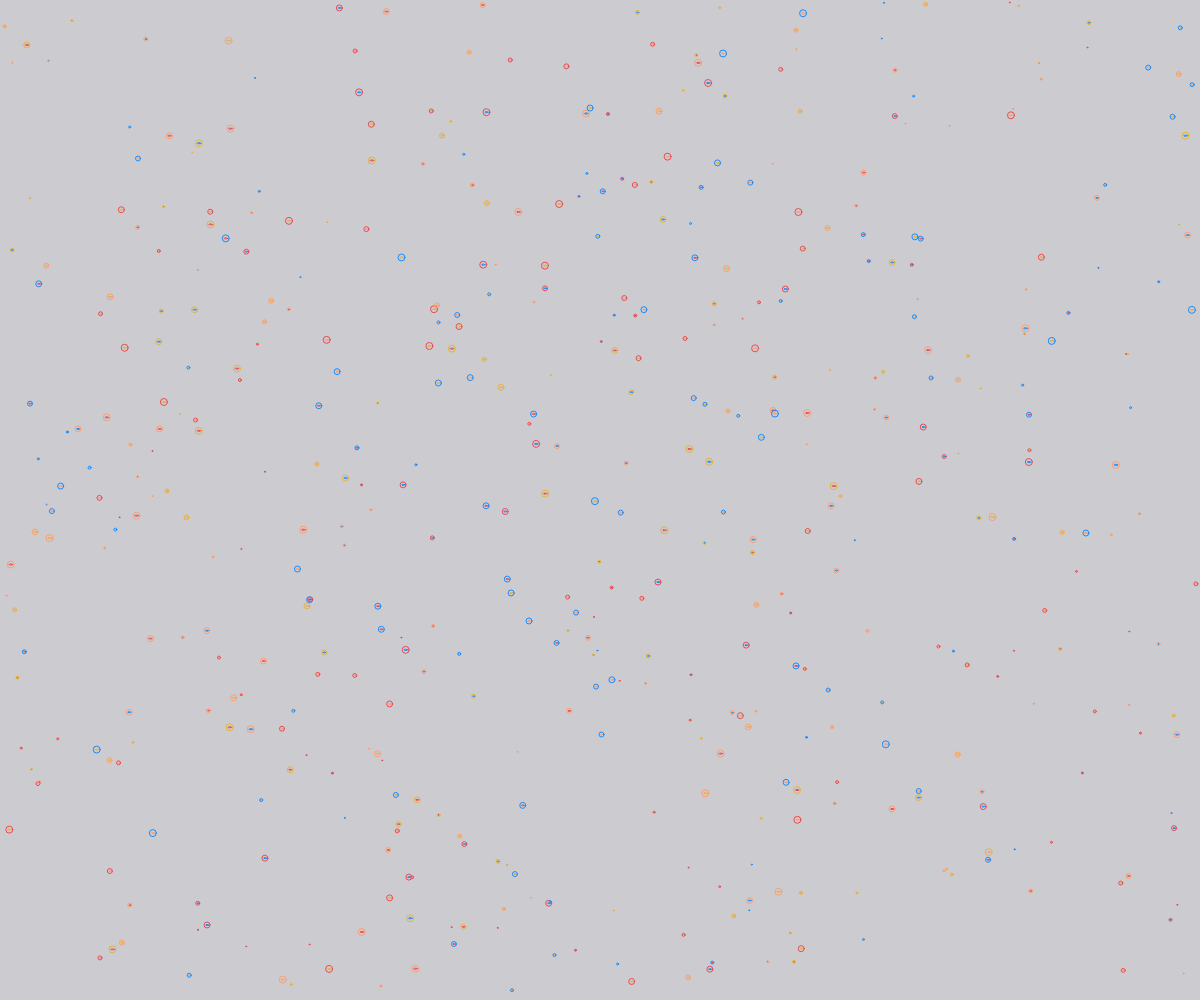
Frame 1 (no input)
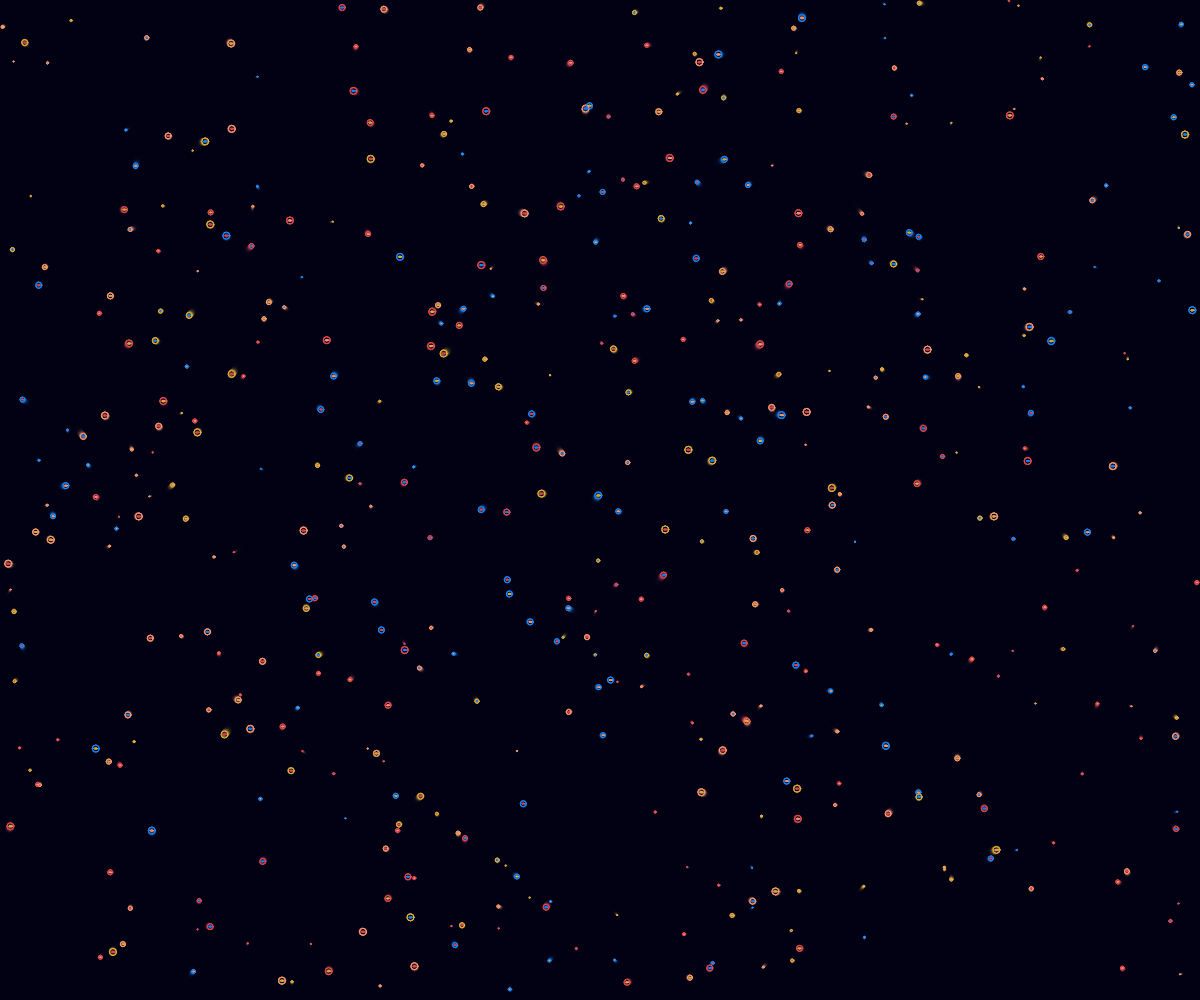
Frame 60 (no input)
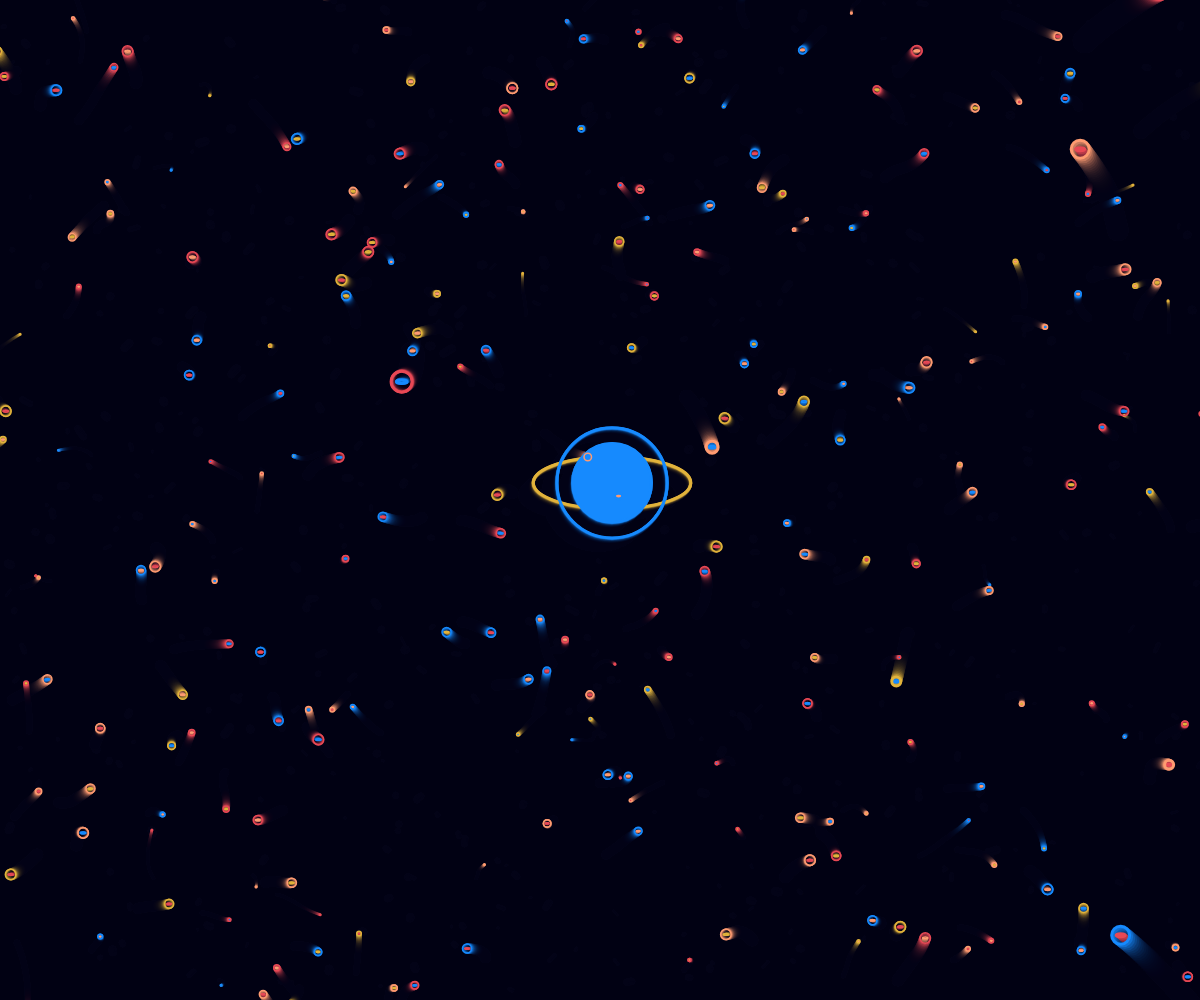
Frame 120 (the mouse pressed at the canvas centre since frame 60)

The p5.js sketch that drew these frames (run headless with seeded random() and noise() and a simulated clock; from frame 60 on, the mouse is pressed at the canvas centre):

// p5.js sketch
// ── sketch.js
let bubbles = []
let ctx
let clicked = false
const cords = {
  x: 0,
  y: 0
}

function setup() {
  ctx = createCanvas(windowWidth, windowHeight);
  // ctx.mouseMoved(radiusOnMouse)
  for (let i = 0; i < 500; i++) {
    let color = random(colors)
    let borderColor = random(colors.filter(clr => clr != color))
    bubbles.push(new Bubble(color, borderColor))
    bubbles[i].moves()
  }
}

function windowResized() {
  resizeCanvas(windowWidth, windowHeight)
}

function mousePressed() {
  clicked = false
  for (let bubble of bubbles) {
    isIn = bubble.mouseInteract()
    if (isIn) {
      cords.x = bubble.pos.x
      cords.y = bubble.pos.y
      clicked = isIn
      break
    }
  }
  return clicked
}

function draw() {
  if (clicked) {
    translate(cords.x * -2, cords.y * -2)
    scale(3)
  }
  background('rgba(0,0,20,0.2)')
  for (let bubble of bubbles) {
    bubble.update()
    bubble.show()

    bubble.borders()
  }
}

const colors = [
  "#E84855",
  "#FF9B71",
  "#E2B33B",
  "#168AFE"
]
// ── bubble.js
class Bubble {
  constructor(color, borderColor) {
    this.diameter = floor(random(1, 8))
    this.maxDiam = this.diameter
    this.pos = createVector(random(this.diameter, width - this.diameter), random(this.diameter, height - this.diameter))
    this.velocity = createVector()
    this.color = color
    this.borderColor = borderColor
    this.maxSpeed = random(0.1, 2)
    this.acc = createVector(random(-0.001, 0.001), random(-0.001, 0.001))
  }

  borders() {
    if (this.pos.x + this.diameter / 2 > width || this.pos.x - this.diameter / 2 < 0) {
      this.velocity.x = -this.velocity.x
    }
    if (this.pos.y + this.diameter / 2 > height || this.pos.y - this.diameter / 2 < 0) {
      this.velocity.y = -this.velocity.y
    }
  }

  moves() {
    setInterval(() => {
      this.acc = createVector(random(-0.01, 0.01), random(-0.01, 0.01))
    }, random(1, 2) * 1000)
  }

  mouseInteract() {
    let d = dist(mouseX, mouseY, this.pos.x, this.pos.y)
    let speed = this.maxSpeed
    if (d < this.diameter) { // needed + ~30 for zoomout
      if (abs(this.velocity.x) > 0.2 || abs(this.velocity.y) > 0.2) {
        this.maxSpeed /= 5
      }
      while (this.maxDiam < this.diameter * 15) {
        this.maxDiam += 2
      }
      return true
    }
    if (this.maxDiam > this.diameter || d > this.diameter) {
      this.maxSpeed = speed
      while (this.maxDiam > this.diameter) {
        this.maxDiam -= 2
      }
      return false
    }
  }

  update() {
    this.velocity.y = constrain(this.velocity.y, -this.maxSpeed, this.maxSpeed)
    this.velocity.x = constrain(this.velocity.x, -this.maxSpeed, this.maxSpeed)
    this.velocity.add(this.acc)
    this.pos.add(this.velocity)
  }

  show() {
    // this.mouseInteract() // for zoomout
    stroke(this.borderColor)
    fill("rgba(0,0,0,0)")
    ellipse(this.pos.x, this.pos.y, this.maxDiam / 2, this.maxDiam / 6)

    // fill(this.color)
    // noStroke()
    stroke(this.color)
    noFill()
    if (this.maxDiam > this.diameter) {
      ellipse(this.pos.x, this.pos.y, this.maxDiam - this.maxDiam * 0.65)
      fill(this.color)
      ellipse(this.pos.x, this.pos.y, this.maxDiam - this.maxDiam * 0.75)
      scale(0.5)
      translate(this.pos.x, this.pos.y)
    } else {
      ellipse(this.pos.x, this.pos.y, this.diameter)
    }
  }
}
